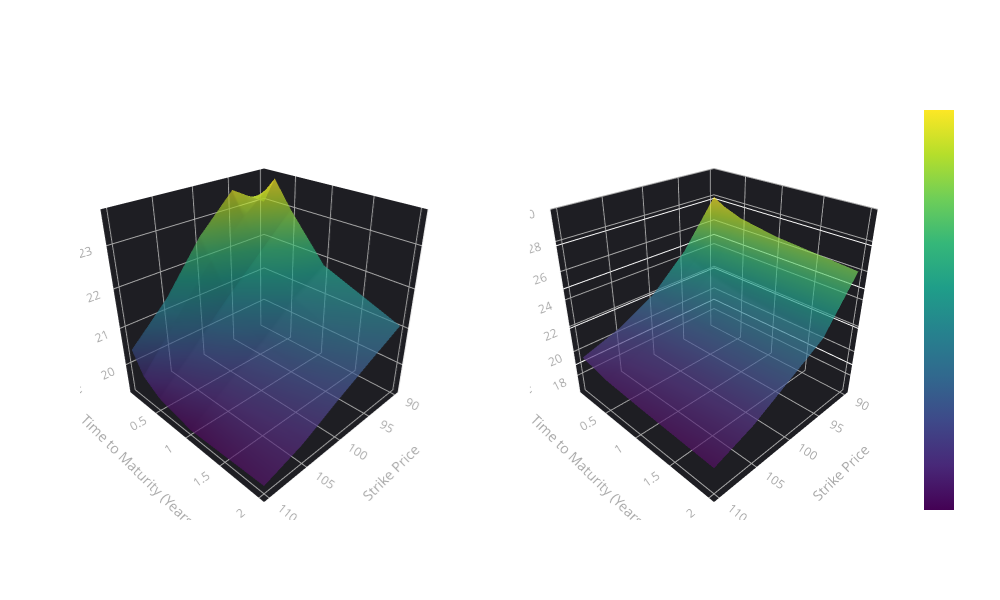

Notebook code for this chart:
### Markdown cell above
### 4.) Model Calibration to an Implied Volatility Surface

Once we determine *how* we will produce a price (Closed-Form, Quasi-Closed-Form, Simulation, Numerical PDE)

We can go about finding the values of the parameters to use $\theta$ by calibrating our model to a market volatility surface

This is equivalent to solving the following minimization problem which yields the parameters to use

$$\theta^* = argmin_{\theta \in \Theta} \delta (\tilde{P}(\mathcal{H}(\theta, \zeta)), \mathcal{P}^{MKT}(\zeta))$$

Where $\delta$ is some measure of distance between the model price for instruments $\zeta$ given by parameters $\theta$ and the corresponding market prices.

**Don't get lost in the notation!**

$\theta^*$ just tells us the values of the Heston parameters $(\kappa, \theta, \xi, \rho, v_0, K, T)$ to use based on market prices!

#### <u>Efficiency Concerns</u>

- Simulation MC schemes can be SLOW - fitting is itterative meaning we have to iteratively simulate prices...

- Price/IVol space - we can fit in the price space and conver to BS Ivols one to one

- Some schemes require full MC simulation (for example, a Volterra processes)

- We may approximate these functionals offline with neural networks

There is a lot to this process - I will have to punt on this topic and save it for another video!  

For the rest of the notebook herein, we can assume that we've found the parameters $\theta^*$ as $\hat{\theta}$ to use.

### Code cell
import numpy as np
import plotly.graph_objects as go
from plotly.subplots import make_subplots
from scipy.stats import norm
import plotly.io as pio # Import plotly.io to save the plot

# Data for the volatility surface - precompute meshgrid
strikes = [90, 95, 100, 105, 110]
maturities = [1/12, 3/12, 6/12, 1, 2]    # in years
maturity_labels = ['1 Month', '3 Months', '6 Months', '1 Year', '2 Years']

# Market volatility values (in %)
market_vols = np.array([
    [28.0, 24.5, 22.0, 20.5, 19.5],  # 1 month
    [27.5, 24.0, 21.8, 20.3, 19.3],  # 3 months
    [27.0, 23.5, 21.5, 20.0, 19.0],  # 6 months
    [26.5, 23.0, 21.2, 19.8, 18.8],  # 1 year
    [26.0, 22.5, 21.0, 19.5, 18.5]   # 2 years
])

# Create meshgrid for 3D surface
X, Y = np.meshgrid(strikes, maturities)

def heston_paths(S0, v0, kappa, theta, xi, rho, r, T, N, M):
    """
    Simulate Heston paths using Euler discretization
    S0: initial stock price
    v0: initial variance
    kappa: mean reversion speed
    theta: long-run variance
    xi: volatility of variance
    rho: correlation
    r: risk-free rate
    T: time horizon
    N: number of time steps
    M: number of paths
    """
    dt = T/N
    
    # Initialize arrays
    S = np.zeros((N+1, M))
    v = np.zeros((N+1, M))
    S[0] = S0
    v[0] = v0
    
    # Generate correlated random numbers
    Z1 = np.random.standard_normal((N, M))
    Z2 = rho * Z1 + np.sqrt(1-rho**2) * np.random.standard_normal((N, M))
    
    # Simulate paths
    for i in range(N):
        # Ensure variance remains non-negative
        v[i+1] = np.maximum(v[i] + kappa*(theta - v[i])*dt + xi*np.sqrt(v[i]*dt)*Z1[i], 0)
        S[i+1] = S[i] * np.exp((r - 0.5*v[i])*dt + np.sqrt(v[i]*dt)*Z2[i])
    
    return S, v

def bs_implied_vol(S0, K, T, r, price, call=True):
    """Calculate BS implied volatility using Newton-Raphson"""
    def bs_price(sigma):
        # Black-Scholes price formula
        d1 = (np.log(S0/K) + (r + 0.5*sigma**2)*T)/(sigma*np.sqrt(T))
        d2 = d1 - sigma*np.sqrt(T)
        if call:
            return S0*norm.cdf(d1) - K*np.exp(-r*T)*norm.cdf(d2)
        else:
            return K*np.exp(-r*T)*norm.cdf(-d2) - S0*norm.cdf(-d1)
    
    sigma = 0.3  # Initial guess for volatility
    for _ in range(100): # Max 100 iterations for convergence
        price_diff = bs_price(sigma) - price
        if abs(price_diff) < 1e-5: # Convergence criterion
            return sigma
        d1 = (np.log(S0/K) + (r + 0.5*sigma**2)*T)/(sigma*np.sqrt(T))
        vega = S0*np.sqrt(T)*norm.pdf(d1) # Vega for Newton-Raphson
        if vega == 0: # Avoid division by zero
            return sigma
        sigma = sigma - price_diff/vega
        if sigma <= 0: # Ensure sigma remains positive
            sigma = 0.01
    return sigma # Return the best estimate if not converged

# Fixed parameters for plot
S0 = 100
v0 = 5.208/100  # Initial variance (converted from percentage)
kappa = 2.0
theta = 0.04
xi = 0.3
rho = -0.7
r = 0.02

# Calculate Heston implied volatility surface
heston_vols = np.zeros_like(market_vols)
N_paths = 100000 # Number of simulation paths

for i, T in enumerate(maturities):
    N_steps = int(T * 252)  # Daily steps (assuming 252 trading days in a year)
    if N_steps == 0: # Ensure at least one step for very short maturities
        N_steps = 1
    for j, K in enumerate(strikes):
        # Simulate Heston paths
        S, v = heston_paths(S0, v0, kappa, theta, xi, rho, r, T, N_steps, N_paths)
        
        # Calculate option price (for a call option)
        payoffs = np.maximum(S[-1] - K, 0)
        price = np.exp(-r*T) * np.mean(payoffs) # MC call price approx
        
        # Convert to implied vol
        try:
            impl_vol = bs_implied_vol(S0, K, T, r, price) * 100  # Convert to percentage
            heston_vols[i,j] = impl_vol
        except Exception as e:
            print(f"Could not calculate implied volatility for T={T}, K={K}: {e}")
            heston_vols[i,j] = np.nan # Assign NaN if calculation fails
# Create figure with two subplots
fig = make_subplots(
    rows=1, cols=2,
    specs=[[{'type': 'surface'}, {'type': 'surface'}]],
    subplot_titles=('Heston Implied Volatility Surface', 'BS Implied Volatility Surface')
)

# Add Heston surface
fig.add_trace(
    go.Surface(x=X, y=Y, z=heston_vols, colorscale='Viridis', opacity=0.7, showscale=True),
    row=1, col=1
)

# Add Market surface
fig.add_trace(
    go.Surface(x=X, y=Y, z=market_vols, colorscale='Viridis', opacity=0.7, showscale=True),
    row=1, col=2
)

# Update layout
fig.update_layout(
    title='Heston vs Market Implied Volatility Surfaces',
    scene=dict(
        xaxis_title='Strike Price',
        yaxis_title='Time to Maturity (Years)', 
        zaxis_title='Implied Volatility (%)',
        xaxis=dict(gridcolor='darkgray', showgrid=True, color='darkgray', backgroundcolor='rgb(30, 30, 35)'),
        yaxis=dict(gridcolor='darkgray', showgrid=True, color='darkgray', backgroundcolor='rgb(30, 30, 35)'),
        zaxis=dict(gridcolor='darkgray', showgrid=True, color='darkgray', backgroundcolor='rgb(30, 30, 35)'),
        bgcolor='rgba(0,0,0,0)',
        camera=dict(eye=dict(x=1.5, y=1.5, z=1.2))
    ),
    scene2=dict(
        xaxis_title='Strike Price',
        yaxis_title='Time to Maturity (Years)',
        zaxis_title='Implied Volatility (%)',
        xaxis=dict(gridcolor='darkgray', showgrid=True, color='darkgray', backgroundcolor='rgb(30, 30, 35)'),
        yaxis=dict(gridcolor='darkgray', showgrid=True, color='darkgray', backgroundcolor='rgb(30, 30, 35)'),
        zaxis=dict(gridcolor='darkgray', showgrid=True, color='darkgray', backgroundcolor='rgb(30, 30, 35)', range=[np.min(market_vols)-2, np.max(market_vols)+2]),
        bgcolor='rgba(0,0,0,0)',
        camera=dict(eye=dict(x=1.5, y=1.5, z=1.2))
    ),
    width=1000,
    height=600,
    paper_bgcolor='rgba(0,0,0,0)',
    font=dict(color='white')
)

fig.show()

### Figure 1 — Plotly figure (JSON) as saved in the notebook; plotly's stock layout.template omitted (floating-point values rounded to 4 significant figures)
{"data": [{"colorscale": [[0.0, "#440154"], [0.1111, "#482878"], [0.2222, "#3e4989"], [0.3333, "#31688e"], [0.4444, "#26828e"], [0.5556, "#1f9e89"], [0.6667, "#35b779"], [0.7778, "#6ece58"], [0.8889, "#b5de2b"], [1.0, "#fde725"]], "opacity": 0.7, "showscale": true, "x": [[90, 95, 100, 105, 110], [90, 95, 100, 105, 110], [90, 95, 100, 105, 110], [90, 95, 100, 105, 110], [90, 95, 100, 105, 110]], "y": [[0.08333, 0.08333, 0.08333, 0.08333, 0.08333], [0.25, 0.25, 0.25, 0.25, 0.25], [0.5, 0.5, 0.5, 0.5, 0.5], [1.0, 1.0, 1.0, 1.0, 1.0], [2.0, 2.0, 2.0, 2.0, 2.0]], "z": [[22.97, 23.5, 22.59, 21.35, 20.42], [23.64, 22.92, 22.1, 21.0, 19.86], [22.97, 22.14, 21.3, 20.41, 19.54], [21.83, 21.32, 20.56, 19.95, 19.31], [21.06, 20.64, 20.19, 19.7, 19.39]], "type": "surface", "scene": "scene"}, {"colorscale": [[0.0, "#440154"], [0.1111, "#482878"], [0.2222, "#3e4989"], [0.3333, "#31688e"], [0.4444, "#26828e"], [0.5556, "#1f9e89"], [0.6667, "#35b779"], [0.7778, "#6ece58"], [0.8889, "#b5de2b"], [1.0, "#fde725"]], "opacity": 0.7, "showscale": true, "x": [[90, 95, 100, 105, 110], [90, 95, 100, 105, 110], [90, 95, 100, 105, 110], [90, 95, 100, 105, 110], [90, 95, 100, 105, 110]], "y": [[0.08333, 0.08333, 0.08333, 0.08333, 0.08333], [0.25, 0.25, 0.25, 0.25, 0.25], [0.5, 0.5, 0.5, 0.5, 0.5], [1.0, 1.0, 1.0, 1.0, 1.0], [2.0, 2.0, 2.0, 2.0, 2.0]], "z": [[28.0, 24.5, 22.0, 20.5, 19.5], [27.5, 24.0, 21.8, 20.3, 19.3], [27.0, 23.5, 21.5, 20.0, 19.0], [26.5, 23.0, 21.2, 19.8, 18.8], [26.0, 22.5, 21.0, 19.5, 18.5]], "type": "surface", "scene": "scene2"}], "layout": {"scene": {"domain": {"x": [0.0, 0.45], "y": [0.0, 1.0]}, "xaxis": {"title": {"text": "Strike Price"}, "gridcolor": "darkgray", "showgrid": true, "color": "darkgray", "backgroundcolor": "rgb(30, 30, 35)"}, "yaxis": {"title": {"text": "Time to Maturity (Years)"}, "gridcolor": "darkgray", "showgrid": true, "color": "darkgray", "backgroundcolor": "rgb(30, 30, 35)"}, "zaxis": {"title": {"text": "Implied Volatility (%)"}, "gridcolor": "darkgray", "showgrid": true, "color": "darkgray", "backgroundcolor": "rgb(30, 30, 35)"}, "camera": {"eye": {"x": 1.5, "y": 1.5, "z": 1.2}}, "bgcolor": "rgba(0,0,0,0)"}, "scene2": {"domain": {"x": [0.55, 1.0], "y": [0.0, 1.0]}, "xaxis": {"title": {"text": "Strike Price"}, "gridcolor": "darkgray", "showgrid": true, "color": "darkgray", "backgroundcolor": "rgb(30, 30, 35)"}, "yaxis": {"title": {"text": "Time to Maturity (Years)"}, "gridcolor": "darkgray", "showgrid": true, "color": "darkgray", "backgroundcolor": "rgb(30, 30, 35)"}, "zaxis": {"title": {"text": "Implied Volatility (%)"}, "gridcolor": "darkgray", "showgrid": true, "color": "darkgray", "backgroundcolor": "rgb(30, 30, 35)", "range": [16.5, 30.0]}, "camera": {"eye": {"x": 1.5, "y": 1.5, "z": 1.2}}, "bgcolor": "rgba(0,0,0,0)"}, "annotations": [{"font": {"size": 16}, "showarrow": false, "text": "Heston Implied Volatility Surface", "x": 0.225, "xanchor": "center", "xref": "paper", "y": 1.0, "yanchor": "bottom", "yref": "paper"}, {"font": {"size": 16}, "showarrow": false, "text": "BS Implied Volatility Surface", "x": 0.775, "xanchor": "center", "xref": "paper", "y": 1.0, "yanchor": "bottom", "yref": "paper"}], "font": {"color": "white"}, "title": {"text": "Heston vs Market Implied Volatility Surfaces"}, "width": 1000, "height": 600, "paper_bgcolor": "rgba(0,0,0,0)"}}
